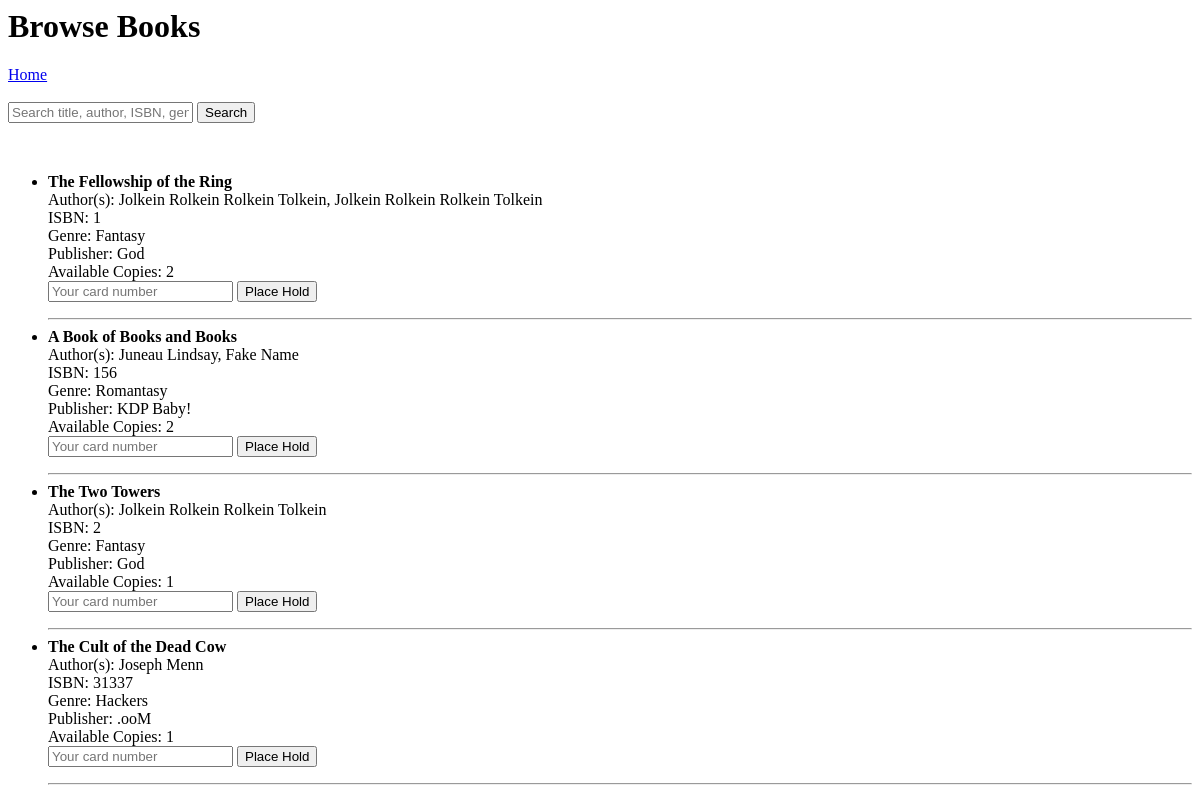
/member, run on an earlier commit of the app's database.
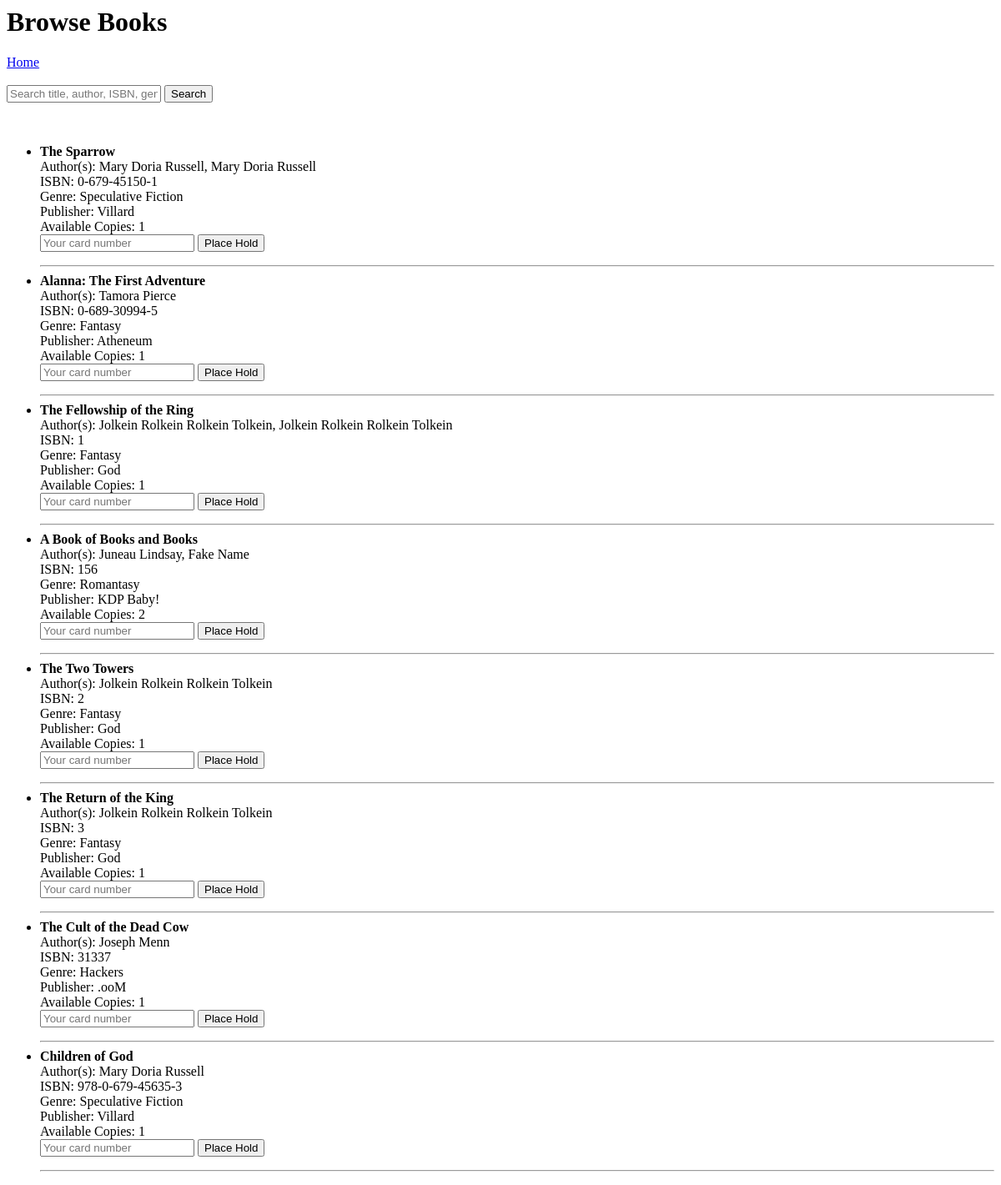
And on a later commit of the database.
### tables this page shows
CREATE TABLE Books (
            ISBN TEXT PRIMARY KEY,
            Title TEXT NOT NULL,
            Date_Pub TEXT,
            Publisher TEXT,
            Genre TEXT,
            Description TEXT
        );

### app.py (the view, shortened to what this page needs)
@app.route('/member', methods=['GET', 'POST'])
def member():
    conn = get_db_connection()
    search = request.form.get('search') if request.method == 'POST' else None
    query = "SELECT * FROM BookCatalog WHERE 1=1"
    params = []
    books = conn.execute(query, params).fetchall()
    conn.close()
    return render_template('member.html', books=books, search=search)

### app.py (called while the page is built)
def get_db_connection():
    conn = sqlite3.connect('database.db')
    conn.row_factory = sqlite3.Row
    return conn

### templates/member.html (shortened to what this page needs)
<h1>Browse Books</h1>
<a href="/">Home</a><br><br>
<form method="POST" action="/member">
    <input type="text" name="search" placeholder="Search title, author, ISBN, genre">
    <button type="submit">Search</button>
</form>
<ul>
    {% for book in books %}
        <li>
            <strong>{{ book['Title'] }}</strong><br>
            Author(s): {{ book['Authors'] }}<br>
            ISBN: {{ book['ISBN'] }}<br>
            Genre: {{ book['Genre'] }}<br>
            Publisher: {{ book['Publisher'] }}<br>
            Available Copies: {{ book['Available_Copies'] }}
            <form action="/place_hold/{{ book['ISBN'] }}" method="POST">
                <input type="text" name="card_number" placeholder="Your card number" required>
                <button type="submit">Place Hold</button>
            </form>
        </li>
        <hr>
    {% endfor %}
</ul>

What changed in the data, as far as the page shows it:
added Books: Title "The Sparrow", Authors "Mary Doria Russell, Mary Doria Russell", ISBN "0-679-45150-1", Genre "Speculative Fiction", Publisher "Villard", Available_Copies "1"
added Books: Title "Alanna: The First Adventure", Authors "Tamora Pierce", ISBN "0-689-30994-5", Genre "Fantasy", Publisher "Atheneum", Available_Copies "1"
computed for Books "The Fellowship of the Ring": Available_Copies "2" → "1"
added Books: Title "The Return of the King", Authors "Jolkein Rolkein Rolkein Tolkein", ISBN "3", Genre "Fantasy", Publisher "God", Available_Copies "1"
added Books: Title "Children of God", Authors "Mary Doria Russell", ISBN "978-0-679-45635-3", Genre "Speculative Fiction", Publisher "Villard", Available_Copies "1"
